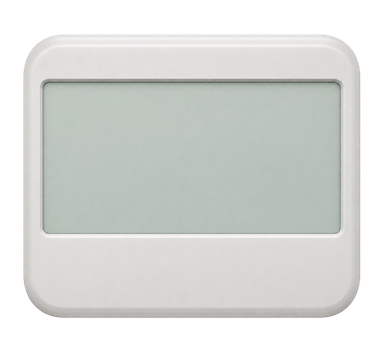
#> input picture assets/source/irc-thermostat.png, 384 x 351 px
$ python prepare_irc_icon.py
#> lines starting #> are read from the running program, lines starting #| are printed output that depends on the picture
#!/usr/bin/env python3
"""A méretezett, átlátszó termosztátgrafika natív 96×96-os SD-változata.

Csak arányos kicsinyítés és középre helyezés történik. A kijelző üres marad:
a célhőmérsékletet és az üzemmódjelzést az LVGL élő adatból rajzolja rá.
"""
from pathlib import Path

from PIL import Image

ROOT = Path(__file__).resolve().parents[1]


def prepare():
    source = ROOT / 'assets/source/irc-thermostat.png'
    target = ROOT / 'assets/loxone-home/icons/thermostat-irc.png'
    with Image.open(source) as original:
#> original is the input picture: PIL image 384x351 RGBA; mean R, G, B, A 142.9, 145.1, 142.2, 176.5
        image = original.convert('RGBA')
        image.thumbnail((96, 96), Image.Resampling.LANCZOS)
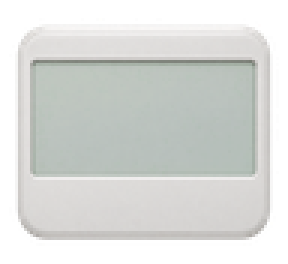
#> image: PIL image 96x88 RGBA (shown 3 times larger); mean R, G, B, A 151.9, 153.9, 151.1, 176.6; transparent parts drawn white
        canvas = Image.new('RGBA', (96, 96), (0, 0, 0, 0))
#> canvas: PIL image 96x96 RGBA; every value is 0
        canvas.alpha_composite(image, ((96 - image.width) // 2, (96 - image.height) // 2))
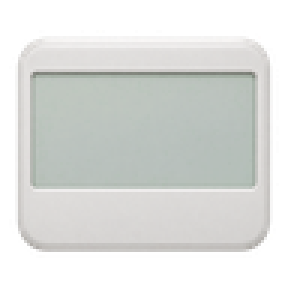
#> canvas: PIL image 96x96 RGBA (shown 3 times larger); mean R, G, B, A 139.2, 141.1, 138.5, 161.9; transparent parts drawn white
        canvas.save(target, optimize=True)
#> (the run stopped early here; a loop or call above may not have finished)
